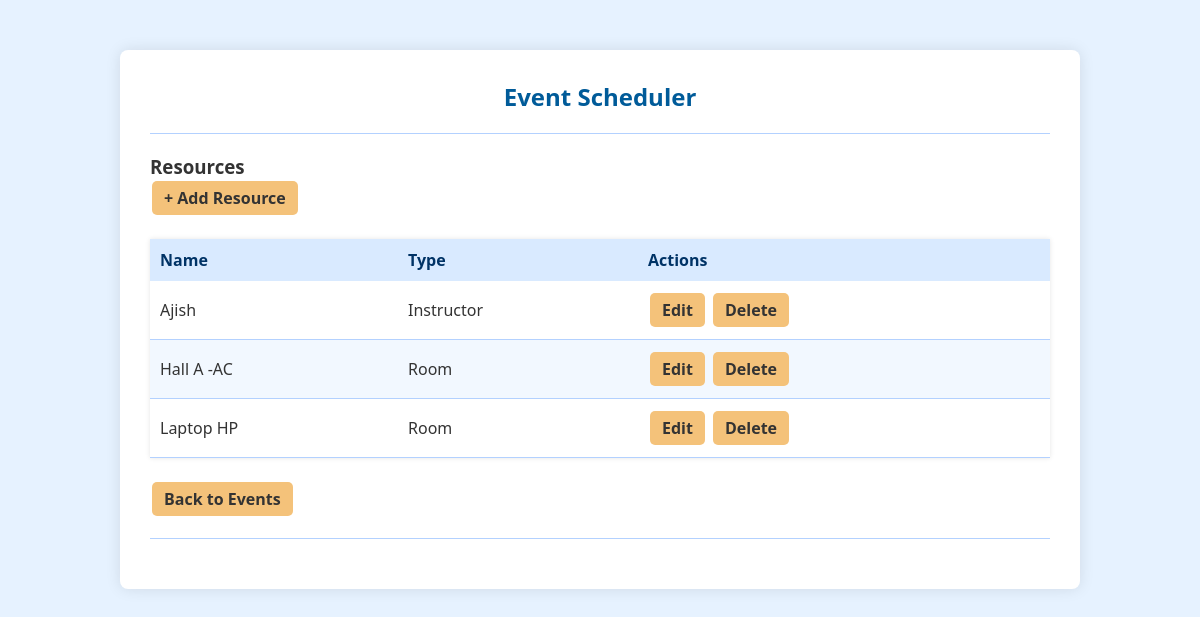
Page /resources on the committed database.
### tables this page shows
CREATE TABLE Resource (
            resource_id INTEGER PRIMARY KEY AUTOINCREMENT,
            resource_name TEXT NOT NULL,
            resource_type TEXT NOT NULL
        );

### app.py (the view)
@app.route("/resources")
def list_resources():
    conn = sqlite3.connect(db_name)
    cur = conn.cursor()
    cur.execute("SELECT * FROM Resource ORDER BY resource_name")
    resources = cur.fetchall()
    conn.close()
    return render_template("resources.html", resources=resources)

### templates/resources.html
{% extends "index.html" %}
{% block content %}
<h3>Resources</h3>
<a href="{{ url_for('create_resource') }}" class="btn">+ Add Resource</a>
<br><br>
<table class="resource-table">
    <thead>
        <tr>
            <th>Name</th>
            <th>Type</th>
            <th>Actions</th>
        </tr>
    </thead>
    <tbody>
        {% for r in resources %}
        <tr>
            <td>{{ r[1] }}</td>
            <td>{{ r[2] }}</td>
            <td>
                <a href="{{ url_for('edit_resource', resource_id=r[0]) }}" class="btn">Edit</a>
                <a href="{{ url_for('delete_resource', resource_id=r[0]) }}"
                   onclick="return confirm('Delete this resource?')" class="btn">
                   Delete
                </a>
            </td>
        </tr>
        {% endfor %}
    </tbody>
</table>
<br>
<a href="{{ url_for('list_events') }}" class="btn">Back to Events</a>
{% endblock %}

### static/style.css (style rules this page uses)
body { font-family: 'Segoe UI', sans-serif; background-color: #e6f2ff; margin: 0; padding: 0; color: #333; }
button, .btn { background-color: #f4c27a; color: #333; border: none; padding: 10px 18px; border-radius: 5px; cursor: pointer; font-weight: bold; transition: background-color 0.3s ease; }
.btn { display: inline-block; background-color: #f4c27a; color: #333; padding: 8px 14px; margin: 4px 2px; text-decoration: none; border-radius: 5px; font-weight: bold; transition: background-color 0.3s ease; }
.resource-table { width: 100%; border-collapse: collapse; background-color: #ffffff; box-shadow: 0 0 5px rgba(0,0,0,0.1); }
.resource-table th { background-color: #cce6ff; color: #003366; padding: 10px; text-align: left; }
.resource-table td { border-bottom: 1px solid #b3d1ff; padding: 10px; }
.resource-table th { background-color: #d9eaff; color: #003366; padding: 10px; text-align: left; }
.resource-table tr:nth-child(even) { background-color: #f2f8ff; }
.btn { display: inline-block; background-color: #f4c27a; color: #333; padding: 6px 12px; margin: 2px; text-decoration: none; border-radius: 5px; font-weight: bold; transition: background-color 0.3s ease; }
* { margin: 0; padding: 0; }

### rows in the picture
Resource: resource_name "Ajish", resource_type "Instructor"
Resource: resource_name "Hall A -AC", resource_type "Room"
Resource: resource_name "Laptop HP", resource_type "Room"
